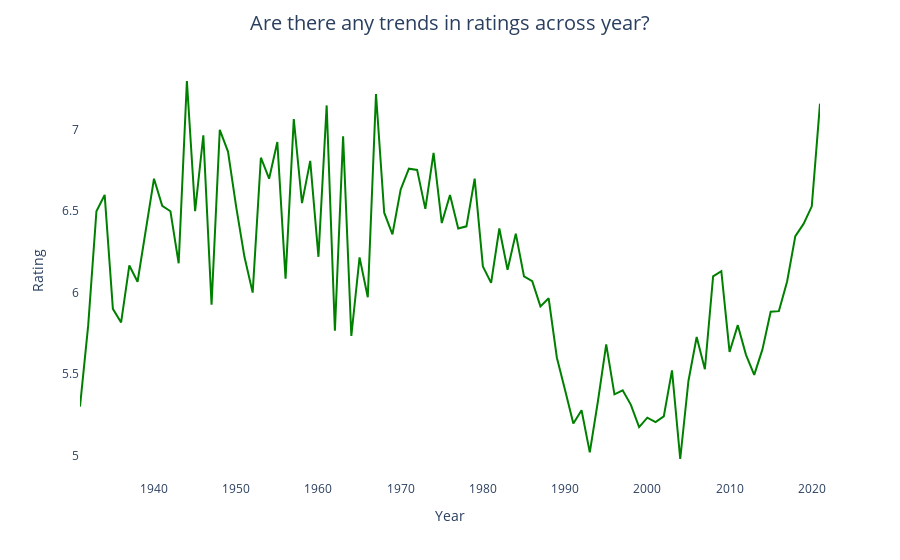

Notebook code cell kept with this figure:
### Code cell
average_rating_by_year = data.groupby('Year')['Rating'].mean().reset_index()
fig = px.line(average_rating_by_year, x='Year', y='Rating', color_discrete_sequence=['green'])
fig.update_layout(title='Are there any trends in ratings across year?', title_x=0.5, title_pad=dict(t=20), title_font=dict(size=20), xaxis_title='Year', yaxis_title='Rating', xaxis=dict(showgrid=False), yaxis=dict(showgrid=False), plot_bgcolor = 'white')
fig.show()

### Figure 1 — Plotly figure (JSON) as saved in the notebook; plotly's stock layout.template omitted (floating-point values rounded to 4 significant figures)
{"data": [{"hovertemplate": "Year=%{x}<br>Rating=%{y}<extra></extra>", "legendgroup": "", "line": {"color": "green", "dash": "solid"}, "marker": {"symbol": "circle"}, "mode": "lines", "name": "", "orientation": "v", "showlegend": false, "type": "scatter", "x": [1931, 1932, 1933, 1934, 1935, 1936, 1937, 1938, 1940, 1941, 1942, 1943, 1944, 1945, 1946, 1947, 1948, 1949, 1950, 1951, 1952, 1953, 1954, 1955, 1956, 1957, 1958, 1959, 1960, 1961, 1962, 1963, 1964, 1965, 1966, 1967, 1968, 1969, 1970, 1971, 1972, 1973, 1974, 1975, 1976, 1977, 1978, 1979, 1980, 1981, 1982, 1983, 1984, 1985, 1986, 1987, 1988, 1989, 1990, 1991, 1992, 1993, 1994, 1995, 1996, 1997, 1998, 1999, 2000, 2001, 2002, 2003, 2004, 2005, 2006, 2007, 2008, 2009, 2010, 2011, 2012, 2013, 2014, 2015, 2016, 2017, 2018, 2019, 2020, 2021], "xaxis": "x", "y": [5.3, 5.8, 6.5, 6.6, 5.9, 5.817, 6.167, 6.067, 6.7, 6.533, 6.5, 6.18, 7.3, 6.5, 6.967, 5.925, 7, 6.867, 6.525, 6.22, 6, 6.829, 6.7, 6.925, 6.086, 7.067, 6.55, 6.809, 6.22, 7.15, 5.767, 6.96, 5.733, 6.217, 5.971, 7.22, 6.491, 6.358, 6.633, 6.762, 6.754, 6.514, 6.858, 6.427, 6.6, 6.393, 6.407, 6.7, 6.161, 6.06, 6.394, 6.14, 6.362, 6.1, 6.071, 5.915, 5.965, 5.6, 5.4, 5.195, 5.277, 5.019, 5.336, 5.682, 5.375, 5.4, 5.311, 5.174, 5.232, 5.204, 5.24, 5.523, 4.978, 5.457, 5.728, 5.529, 6.1, 6.132, 5.635, 5.8, 5.618, 5.495, 5.651, 5.882, 5.886, 6.069, 6.347, 6.422, 6.53, 7.161], "yaxis": "y"}], "layout": {"legend": {"tracegroupgap": 0}, "margin": {"t": 60}, "plot_bgcolor": "white", "title": {"font": {"size": 20}, "pad": {"t": 20}, "text": "Are there any trends in ratings across year?", "x": 0.5}, "xaxis": {"anchor": "y", "domain": [0, 1], "showgrid": false, "title": {"text": "Year"}}, "yaxis": {"anchor": "x", "domain": [0, 1], "showgrid": false, "title": {"text": "Rating"}}}}
